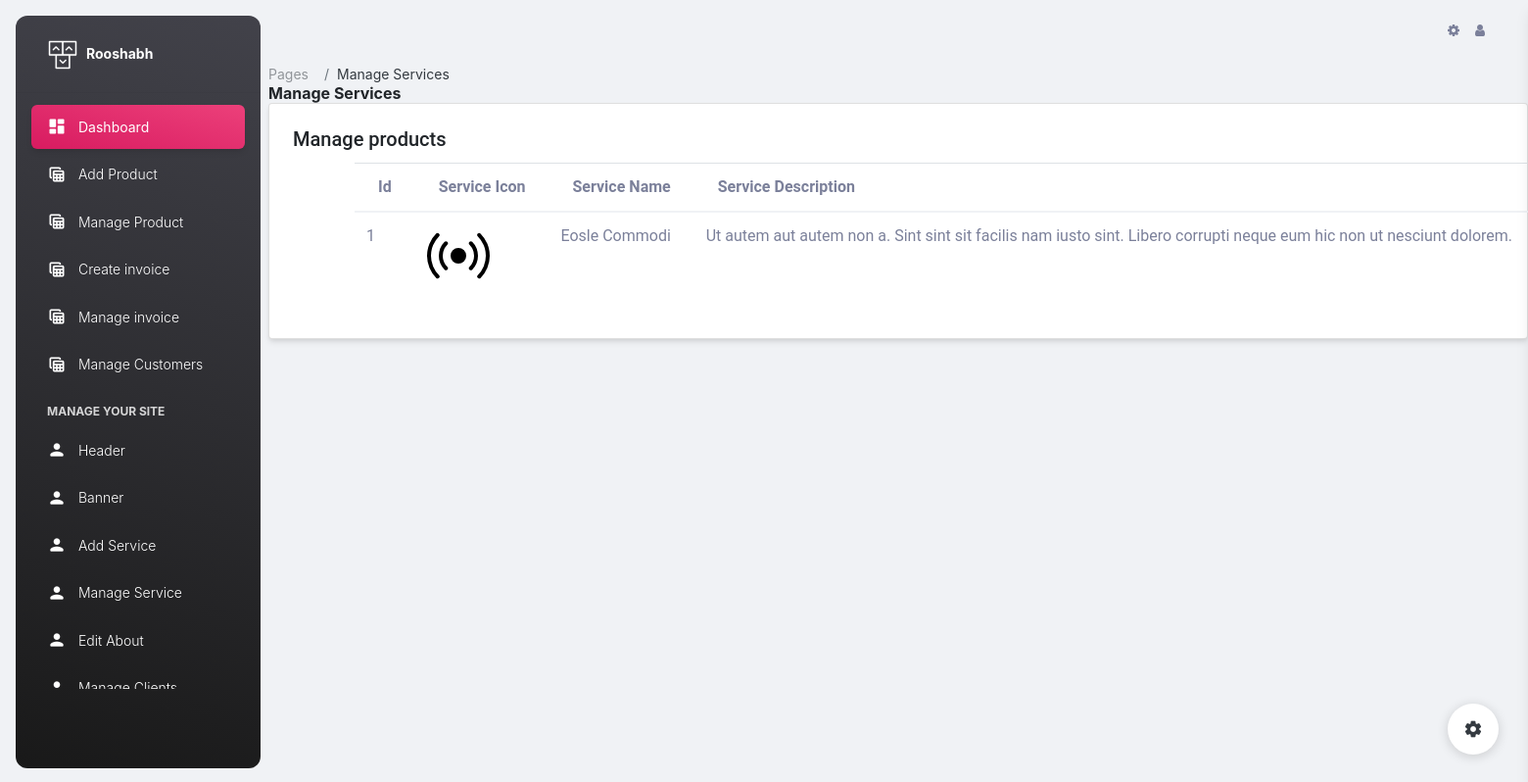
/admin/manageservices (signed in), run on the app's committed database.
### tables this page shows
CREATE TABLE `service` (
  `sid` int(255) NOT NULL,
  `icon` varchar(255) NOT NULL,
  `name` varchar(255) NOT NULL,
  `des` varchar(255) NOT NULL
);

### admin/index.php (called while the page is built)
<?php
require_once("controller/admincontroller.php");
?>

### admin/model/adminmodel.php (called while the page is built, shortened)
<?php
class adminmodel
{
    public $connection = "";
    public function __construct()
    {
        $conn = $this->connection = new mysqli("localhost", "root", "", "roosh");
    }
    public function selectalldata($table)
    {
        $select = "select * from $table";
        $exe = mysqli_query($this->connection, $select);
        $arr=array();
        while ($fetch = mysqli_fetch_array($exe)) {
            $arr[] = $fetch;
        }
        return $arr;
    }
}
?>

### admin/manageservices.php (the view, shortened to what this page needs)
<nav aria-label="breadcrumb">
    <ol class="breadcrumb bg-transparent mb-0 pb-0 pt-1 px-0 me-sm-6 me-5">
        <li class="breadcrumb-item text-sm"><a class="opacity-5 text-dark" href="javascript:;">Pages</a></li>
        <li class="breadcrumb-item text-sm text-dark active" aria-current="page">Manage Services</li>
    </ol>
    <h6 class="font-weight-bolder mb-0">Manage Services</h6>
</nav>
<section class="section">
    <div class="row">
      <div class="col-lg-12">
        <div class="card">
          <div class="card-body">
            <h5 class="card-title">Manage products</h5>
            <div class="container mydata">
              <table id="myTable" class="table datatable">
                <thead>
                  <tr>
                    <th>Id</th>
                    <th>Service icon</th>
                    <th>Service Name</th>
                    <th>Service Description</th>
                    <th>Action</th>
                  </tr>
                </thead>
                <tbody>
                  <?php
                  $sno = 1;
                  foreach ($service as $row) {
                    ?>
                    <tr>
                      <td><?php echo $sno; ?></td>
                      <td><img src="<?php echo $row["icon"]; ?>" height="64px" width="64px"></td>
                      <td><?php echo $row["name"]; ?></td>
                      <td><?php echo $row["des"]; ?></td>
                      <td class="myt">
                      </td>
                    </tr>
                    <?php
                    $sno++;
                  }
                  ?>
                </tbody>
              </table>
            </div>
          </div>
        </div>
      </div>
    </div>
  </section>

### data on the page
service: icon (picture), name "Eosle Commodi", des "Ut autem aut autem non a. Sint sint sit facilis nam iusto sint. Libero corrupti neque eum hic non ut nesciunt dolorem."
